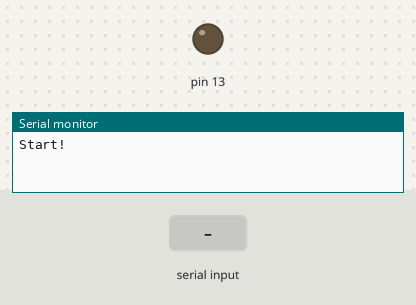
A sketch run on a simulated Arduino Uno, built with avr-gcc and run on an emulated ATmega328P. Parts: output pins drawn as LEDs (lit = HIGH), the last lines printed to the serial monitor. The inputs (shaded band) are chosen by the test bench. The modem accepts every AT command (registered, SIM ready, sends succeed) and sends nothing else.

Above: at 3.2 s.
3.3 s: "OK\n" received over the second serial link
At 6.2 s:
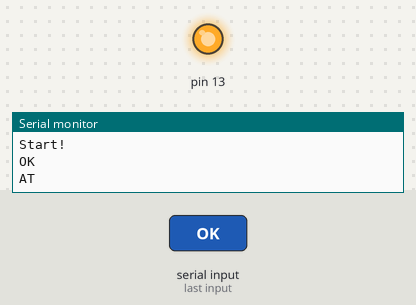
6.3 s: "CSQ: 0,0\n" received over the second serial link
9.3 s: "CSQ: \n" received over the second serial link
At 11.0 s:
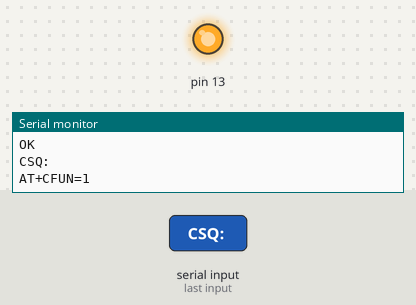
Timing chart, 0 to 12.5 s (numbered marks = the images above; inputs shaded):
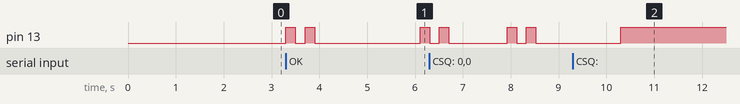

The sketch:

SIM800L.ino
```cpp
#include <SoftwareSerial.h>
String Arsp, Grsp, returnVal;
int steps = 0;
String commands[12];
bool wSerial = true;
int delimiter_1, delimiter_2;
SoftwareSerial gsm(4, 5); // RX, TX
void setup() {
  pinMode(13, OUTPUT);
  commands[0] = "AT";
  commands[1] = "AT+CSQ";
  commands[2] = "AT+CFUN=1";
  commands[3] = "AT+CPIN?";
  commands[4] = "AT+SAPBR=3,1,\"CONTYPE\",\"GPRS\"";
  commands[5] = "AT+SAPBR=3,1,\"APN\",\"internet\"";
  commands[6] = "AT+SAPBR=1,1";
  commands[7] = "AT+HTTPINIT";
  commands[8] = "AT+HTTPPARA=\"CID\",1";
  commands[9] = "AT+HTTPPARA=\"URL\",\"http://103.253.113.201/api/getdata.php?id=1\"";
  commands[10] = "AT+HTTPACTION=0";
  commands[11] = "AT+HTTPREAD";
  if(wSerial) Serial.begin(9600);
  delay(2000);
  gsm.begin(4800);
  if(wSerial) Serial.println("Start!");
  while(!gsm){}
  if(gsm.available()){
    gsm.println(commands[steps]);
    if(wSerial) Serial.println(commands[steps]);
  }
}

void blink(){
  digitalWrite(13, HIGH);
  delay(200);
  digitalWrite(13, LOW);
  delay(200);
  digitalWrite(13, HIGH);
  delay(200);
  digitalWrite(13, LOW);
  delay(200);
}

void loop() {
  if(steps == 0){
    if(gsm.available()){
      blink();
      Grsp = gsm.readString();
      if(wSerial) Serial.println(Grsp);
      if(Grsp.indexOf("OK") > 0){
        steps = 1;
        gsm.println(commands[steps]);
        if(wSerial) Serial.println(commands[steps]);
      } else {
        delay(1000);
        gsm.println(commands[steps]);
        if(wSerial) Serial.println(commands[steps]);
      }
    }
  }
  if(steps == 1){
    if(gsm.available()){
      blink();
      Grsp = gsm.readString();
      if(wSerial) Serial.println(Grsp);
      if(Grsp.indexOf("CSQ: 0,0") > 0){
        steps = 0;
        gsm.println(commands[steps]);
        if(wSerial) Serial.println(commands[steps]);
      } else if(Grsp.indexOf("CSQ: ") > 0){
        digitalWrite(13, HIGH);
        steps = 2;
        gsm.println(commands[steps]);
        if(wSerial) Serial.println(commands[steps]);
      } else {
        delay(1000);
        gsm.println(commands[steps]);
        if(wSerial) Serial.println(commands[steps]);
      }
    }
  }
  if(steps == 2){
    if(gsm.available()){
      Grsp = gsm.readString();
      if(wSerial) Serial.println(Grsp);
      if(Grsp.indexOf("OK") > 0){
        steps = 3;
        gsm.println(commands[steps]);
        if(wSerial) Serial.println(commands[steps]);
      } else {
        delay(1000);
        gsm.println(commands[steps]);
        if(wSerial) Serial.println(commands[steps]);
      }
    }
  }
  if(steps == 3){
    if(gsm.available()){
      Grsp = gsm.readString();
      if(wSerial) Serial.println(Grsp);
      if(Grsp.indexOf("OK") > 0){
        steps = 4;
        gsm.println(commands[steps]);
        if(wSerial) Serial.println(commands[steps]);
      } else if(Grsp.indexOf("ERROR") > 0){
        steps = 0;
        gsm.println(commands[steps]);
        if(wSerial) Serial.println(commands[steps]);
      } else {
        delay(1000);
        gsm.println(commands[steps]);
        if(wSerial) Serial.println(commands[steps]);
      }
    }
  }
  if(steps == 4){
    if(gsm.available()){
      Grsp = gsm.readString();
      if(wSerial) Serial.println(Grsp);
      if(Grsp.indexOf("OK") > 0){
        steps = 5;
        gsm.println(commands[steps]);
        if(wSerial) Serial.println(commands[steps]);
      } else {
        delay(1000);
        gsm.println(commands[steps]);
        if(wSerial) Serial.println(commands[steps]);
      }
    }
  }
  if(steps == 5){
    if(gsm.available()){
      Grsp = gsm.readString();
      if(wSerial) Serial.println(Grsp);
      if(Grsp.indexOf("OK") > 0){
        steps = 6;
        gsm.println(commands[steps]);
        if(wSerial) Serial.println(commands[steps]);
      } else {
        delay(1000);
        gsm.println(commands[steps]);
        if(wSerial) Serial.println(commands[steps]);
      }
    }
  }
  if(steps == 6){
    if(gsm.available()){
      Grsp = gsm.readString();
      if(wSerial) Serial.println(Grsp);
      if(Grsp.indexOf("OK") > 0 || Grsp.indexOf("ERROR") > 0){
        steps = 7;
        gsm.println(commands[steps]);
        if(wSerial) Serial.println(commands[steps]);
      } else {
        delay(1000);
        gsm.println(commands[steps]);
        if(wSerial) Serial.println(commands[steps]);
      }
    }
  }
  if(steps == 7){
    if(gsm.available()){
      Grsp = gsm.readString();
      if(wSerial) Serial.println(Grsp);
      if(Grsp.indexOf("OK") > 0){
        steps = 8;
        gsm.println(commands[steps]);
        if(wSerial) Serial.println(commands[steps]);
      } else {
        delay(1000);
        gsm.println(commands[steps]);
        if(wSerial) Serial.println(commands[steps]);
      }
    }
  }
  if(steps == 8){
    if(gsm.available()){
      Grsp = gsm.readString();
      if(wSerial) Serial.println(Grsp);
      if(Grsp.indexOf("OK") > 0){
        steps = 9;
        gsm.println(commands[steps]);
        if(wSerial) Serial.println(commands[steps]);
      } else if(Grsp.indexOf("ERROR") > 0){
        steps = 0;
        gsm.println(commands[steps]);
        if(wSerial) Serial.println(commands[steps]);
      } else {
        delay(1000);
        gsm.println(commands[steps]);
        if(wSerial) Serial.println(commands[steps]);
      }
    }
  }
  if(steps == 9){
    if(gsm.available()){
      Grsp = gsm.readString();
      if(wSerial) Serial.println(Grsp);
      if(Grsp.indexOf("OK") > 0){
        steps = 10;
        gsm.println(commands[steps]);
        if(wSerial) Serial.println(commands[steps]);
      } else if(Grsp.indexOf("ERROR") > 0){
        steps = 0;
        gsm.println(commands[steps]);
        if(wSerial) Serial.println(commands[steps]);
      } else {
        delay(1000);
        gsm.println(commands[steps]);
        if(wSerial) Serial.println(commands[steps]);
      }
    }
  }
  if(steps == 10){
    if(gsm.available()){
      delay(2000);
      Grsp = gsm.readString();
      if(wSerial) Serial.println(Grsp);
      if(Grsp.indexOf("+HTTPACTION:") > 0 && Grsp.indexOf(",200,") > 0){
        steps = 11;
        gsm.println(commands[steps]);
        if(wSerial) Serial.println(commands[steps]);
      } else if(Grsp.indexOf("+HTTPACTION:") > 0 && Grsp.indexOf(",604,") > 0){
        steps = 8;
        gsm.println(commands[steps]);
        if(wSerial) Serial.println(commands[steps]);
      } else if(Grsp.indexOf("ERROR") > 0){
        steps = 0;
        gsm.println(commands[steps]);
        if(wSerial) Serial.println(commands[steps]);
      } else {
        delay(3000);
        gsm.println(commands[steps]);
        if(wSerial) Serial.println(commands[steps]);
      }
    }
  }
  if(steps == 11){
    if(gsm.available()){
      Grsp = gsm.readString();
      if(wSerial) Serial.println(Grsp);
      if(Grsp.indexOf("OK") > 0){
        delimiter_1 = Grsp.indexOf("\n", Grsp.indexOf("\n") + 1) + 1;
        delimiter_2 = Grsp.indexOf("\n", delimiter_1);
        returnVal = Grsp.substring(delimiter_1, delimiter_2);
        if(wSerial) Serial.println("Http Return : " + returnVal);
        delay(20000);
        steps = 8;
        gsm.println(commands[steps]);
        if(wSerial) Serial.println(commands[steps]);
      } else {
        delay(1000);
        gsm.println(commands[steps]);
        if(wSerial) Serial.println(commands[steps]);
      }
    }
  }
}
```

Measured:
- after the input at 3.3 s, pin 13: goes HIGH 0.20 s, LOW 0.20 s, HIGH 0.20 s, LOW 2.2 s, then HIGH, starting at once
- after the input at 9.3 s, pin 13: LOW → HIGH after 1.0 s instead of 0.43 s
